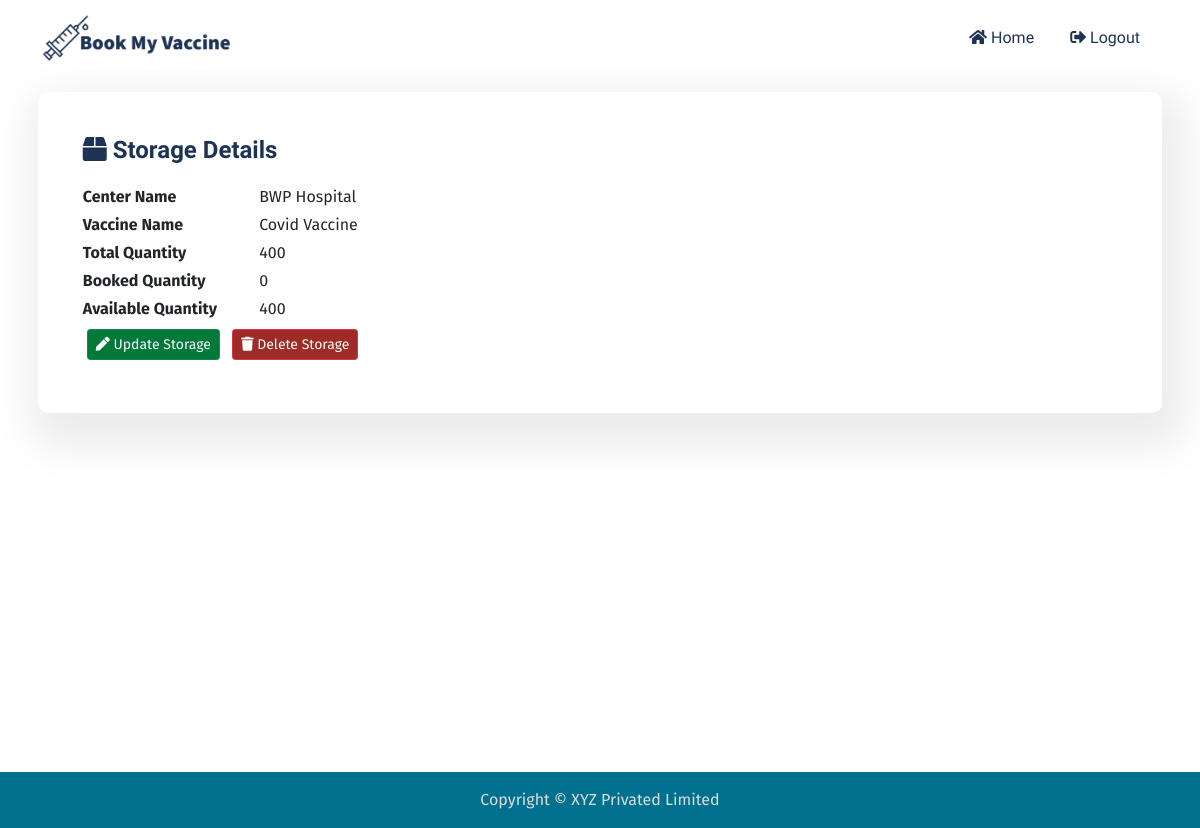
Before: /center/storage/1/ (signed in) with the older database file.
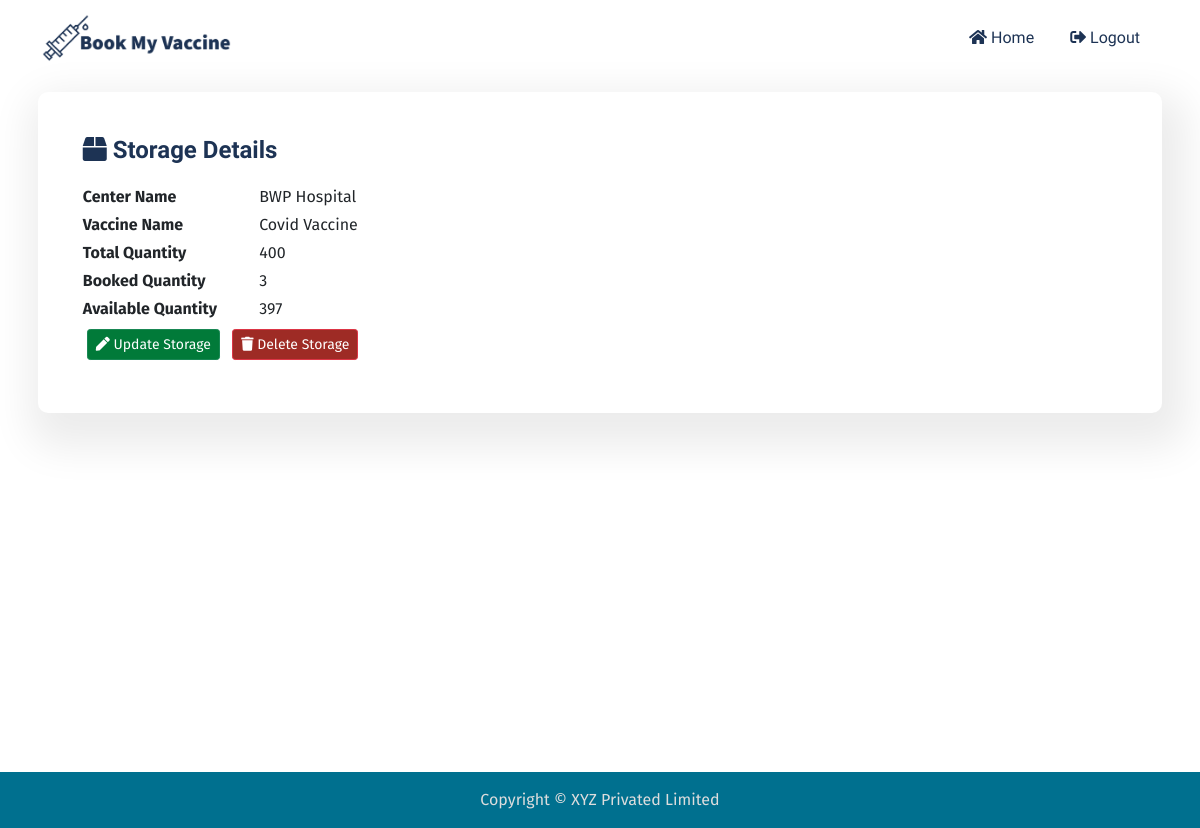
After: the same page with the newer database file.
### center/models.py (models this page shows, shortened)
class Storage(models.Model):
    center = models.ForeignKey(Center, on_delete=models.CASCADE)
    vaccine = models.ForeignKey(Vaccine, on_delete=models.CASCADE)
    total_quantity = models.IntegerField(default=0)
    booked_quantity = models.IntegerField(default=0)

class Center(models.Model):
    name = models.CharField("Center_name", max_length=32)
    adress = models.TextField("Address", max_length=500)

### vaccine/models.py (models this page shows, shortened)
class Vaccine(models.Model):
    name = models.CharField("Vaccine Name", max_length=32)
    description = models.TextField(max_length=1024)
    numbre_of_doses = models.IntegerField(default=1)
    interval = models.IntegerField(default=0, help_text="please provide interval in days")
    storage_temprature = models.IntegerField(null=True, blank=True, help_text="provide temprature in celcius")
    minimum_age = models.IntegerField(default=0)

### center/views.py (the view)
# urls.py: path("storage/<int:pk>/", views.Storage_Details.as_view(), name="storage_detail"),
class Storage_Details(LoginRequiredMixin, generic.DetailView):
    model = Storage
    template_name = 'storage/storage_detail.html'
    def get_context_data(self, **kwargs):
        context = super().get_context_data(**kwargs)
        context["available_quantity"] = self.object.total_quantity - self.object.booked_quantity
        return context

### center/templates/storage/storage_detail.html (shortened to what this page needs)
{% extends 'mysite/base.html' %}
{% block content %}
<div class="card mb-3">
  <div class="card-body">
    <h5 class="card-title mb-4"><i class="fas fa-box"></i> Storage Details</h5>
    <div class="row mb-1">
      <div class="col-5 col-sm-4 col-md-3 col-lg-2 fw-bold">
        Center Name
      </div>
      <div class="col-7 col-sm-8 col-md-9 col-lg-10">
        {{ object.center.name }}
      </div>
    </div>
    <div class="row mb-1">
      <div class="col-5 col-sm-4 col-md-3 col-lg-2 fw-bold">
        Vaccine Name
      </div>
      <div class="col-7 col-sm-8 col-md-9 col-lg-10">
        {{ object.vaccine.name }}
      </div>
    </div>
    <div class="row mb-1">
      <div class="col-5 col-sm-4 col-md-3 col-lg-2 fw-bold">
        Total Quantity
      </div>
      <div class="col-7 col-sm-8 col-md-9 col-lg-10">
        {{ object.total_quantity }}
      </div>
    </div>
    <div class="row mb-1">
      <div class="col-5 col-sm-4 col-md-3 col-lg-2 fw-bold">
        Booked Quantity
      </div>
      <div class="col-7 col-sm-8 col-md-9 col-lg-10">
        {{ object.booked_quantity }}
      </div>
    </div>
    <div class="row mb-1">
      <div class="col-5 col-sm-4 col-md-3 col-lg-2 fw-bold">
        Available Quantity
      </div>
      <div class="col-7 col-sm-8 col-md-9 col-lg-10">
        {{ available_quantity }}
      </div>
    </div>
    <div class="row mb-1 btn-container">
      {% if user.is_superuser %}
      <div class="col-12">
        <button class="btn btn-sm btn-success m-1">
          <a href="{% url 'center:update_storage' object.id %}">
            <i class="fas fa-pen"></i> Update Storage
          </a>
        </button>
        <button class="btn btn-sm btn-danger m-1">
          <a href="{% url 'center:delete_storage' object.id %}">
            <i class="fas fa-trash"></i> Delete Storage
          </a>
        </button>
      </div>
      {% endif %}
    </div>
  </div>
</div>
{% endblock content %}

Changed rows visible on the page:
changed Storage "BWP Hospital": booked_quantity "0" → "3"
Other visible differences:
{{ available_quantity }}: "400" → "397"
